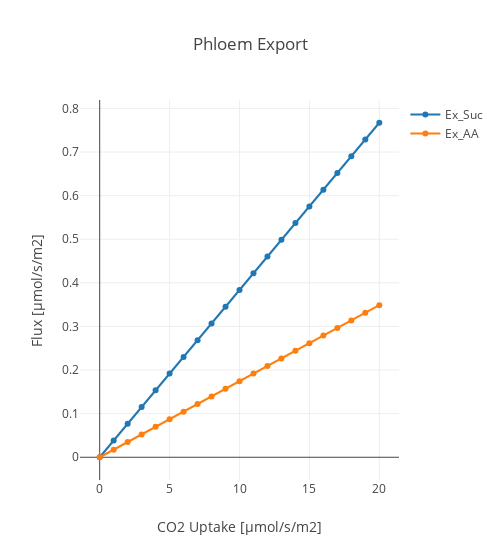

Write notebook code for a chart like this one.
### Code cell
L_r = ['Ex_Suc','Ex_AA']
create_scatter_plot_rxn_c3(D_fba, L_r, 'Phloem Export', xaxis_title, save_fig = save_fig)

### Figure 1 — Plotly figure (JSON) as saved in the notebook; plotly's stock layout.template omitted (floating-point values rounded to 4 significant figures)
{"data": [{"mode": "lines+markers", "name": "Ex_Suc", "type": "scatter", "uid": "0f6912ee-6160-405c-8197-14cb9003c868", "x": [0, 1.0, 2.0, 3.0, 4.0, 5.0, 6.0, 7.0, 8.0, 9.0, 10.0, 11.0, 12.0, 13.0, 14.0, 15.0, 16.0, 17.0, 18.0, 19.0, 20.0], "y": [-1.595e-18, 0.03836, 0.07672, 0.1151, 0.1534, 0.1918, 0.2302, 0.2685, 0.3069, 0.3452, 0.3836, 0.4219, 0.4603, 0.4987, 0.537, 0.5754, 0.6137, 0.6521, 0.6905, 0.7288, 0.7672]}, {"mode": "lines+markers", "name": "Ex_AA", "type": "scatter", "uid": "93e87fff-ea41-422b-ba31-113387df486d", "x": [0, 1.0, 2.0, 3.0, 4.0, 5.0, 6.0, 7.0, 8.0, 9.0, 10.0, 11.0, 12.0, 13.0, 14.0, 15.0, 16.0, 17.0, 18.0, 19.0, 20.0], "y": [-7.25e-19, 0.01744, 0.03487, 0.05231, 0.06974, 0.08718, 0.1046, 0.1221, 0.1395, 0.1569, 0.1744, 0.1918, 0.2092, 0.2267, 0.2441, 0.2615, 0.279, 0.2964, 0.3138, 0.3313, 0.3487]}], "layout": {"title": {"text": "Phloem Export"}, "width": 500, "xaxis": {"title": {"text": "CO2 Uptake [µmol/s/m2]"}}, "yaxis": {"title": {"text": "Flux [µmol/s/m2]"}}}}
